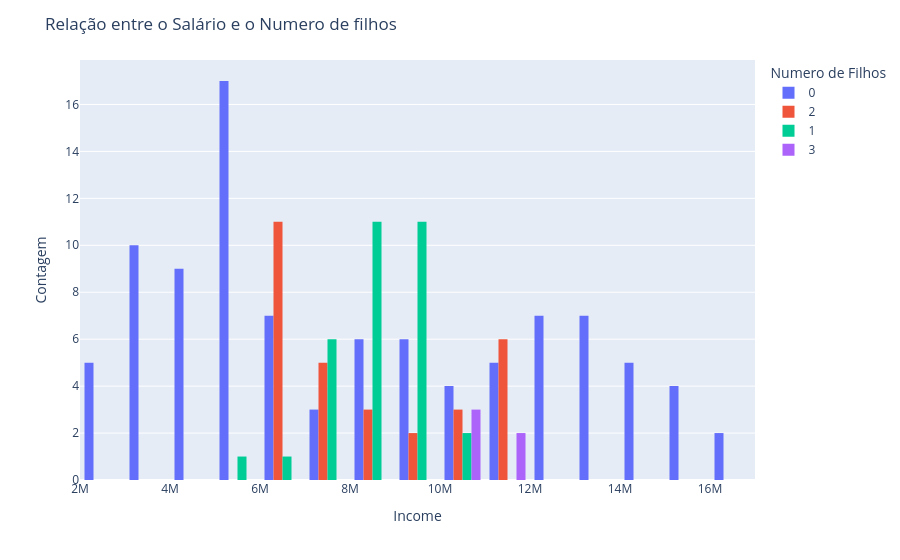

Source (notebook cell):
### Markdown cell above
**Qual a relação do numero de filhos com a renda?**

### Code cell
# Relação renda e numero de filhos

fig = px.histogram(df, x='Income', color='Number of Children', barmode='group')

fig.update_layout(title='Relação entre o Salário e o Numero de filhos',
                  xaxis_title='Income',
                  yaxis_title='Contagem',
                  legend_title='Numero de Filhos')

fig.show()

### Figure 1 — Plotly figure (JSON) as saved in the notebook; plotly's stock layout.template omitted (floating-point values rounded to 4 significant figures)
{"data": [{"alignmentgroup": "True", "bingroup": "x", "hovertemplate": "Number of Children=0<br>Income=%{x}<br>count=%{y}<extra></extra>", "legendgroup": "0", "marker": {"color": "#636efa", "pattern": {"shape": ""}}, "name": "0", "offsetgroup": "0", "orientation": "v", "showlegend": true, "type": "histogram", "x": [5000000.0, 12500000.0, 15000000.0, 4000000.0, 6000000.0, 10500000.0, 13500000.0, 3500000.0, 5500000.0, 9500000.0, 12500000.0, 3000000.0, 5000000.0, 8000000.0, 11500000.0, 2500000.0, 4500000.0, 7500000.0, 5500000.0, 13000000.0, 15500000.0, 4500000.0, 6500000.0, 11000000.0, 14000000.0, 3750000.0, 5750000.0, 10000000.0, 13000000.0, 3250000.0, 5250000.0, 9250000.0, 12250000.0, 2750000.0, 4750000.0, 8750000.0, 5750000.0, 6000000.0, 14250000.0, 16000000.0, 4750000.0, 6750000.0, 11500000.0, 14500000.0, 3750000.0, 5750000.0, 10500000.0, 13500000.0, 3250000.0, 5250000.0, 9250000.0, 12500000.0, 2750000.0, 4750000.0, 8750000.0, 5750000.0, 6250000.0, 14250000.0, 16250000.0, 5000000.0, 7000000.0, 12000000.0, 15000000.0, 3750000.0, 5750000.0, 11000000.0, 13750000.0, 3250000.0, 5250000.0, 9500000.0, 12750000.0, 2750000.0, 4750000.0, 8750000.0, 5750000.0, 6000000.0, 7500000.0, 9500000.0, 8500000.0, 5500000.0, 13000000.0, 15500000.0, 4500000.0, 6500000.0, 11000000.0, 14000000.0, 3750000.0, 5750000.0, 10000000.0, 13000000.0, 3250000.0, 5250000.0, 9250000.0, 12250000.0, 2750000.0, 4750000.0, 8750000.0], "xaxis": "x", "yaxis": "y"}, {"alignmentgroup": "True", "bingroup": "x", "hovertemplate": "Number of Children=2<br>Income=%{x}<br>count=%{y}<extra></extra>", "legendgroup": "2", "marker": {"color": "#EF553B", "pattern": {"shape": ""}}, "name": "2", "offsetgroup": "2", "orientation": "v", "showlegend": true, "type": "histogram", "x": [10000000.0, 8000000.0, 7000000.0, 6500000.0, 6000000.0, 10500000.0, 8500000.0, 7250000.0, 6750000.0, 6250000.0, 11250000.0, 11750000.0, 9000000.0, 7500000.0, 6750000.0, 6250000.0, 11250000.0, 11750000.0, 9500000.0, 7750000.0, 6750000.0, 6250000.0, 11250000.0, 11750000.0, 6800000.0, 10500000.0, 8500000.0, 7250000.0, 6750000.0, 6250000.0], "xaxis": "x", "yaxis": "y"}, {"alignmentgroup": "True", "bingroup": "x", "hovertemplate": "Number of Children=1<br>Income=%{x}<br>count=%{y}<extra></extra>", "legendgroup": "1", "marker": {"color": "#00cc96", "pattern": {"shape": ""}}, "name": "1", "offsetgroup": "1", "orientation": "v", "showlegend": true, "type": "histogram", "x": [7500000.0, 9000000.0, 8500000.0, 7000000.0, 6500000.0, 8000000.0, 9500000.0, 9000000.0, 8250000.0, 7750000.0, 8500000.0, 9000000.0, 9750000.0, 9500000.0, 8500000.0, 7750000.0, 8500000.0, 9000000.0, 10250000.0, 9750000.0, 8750000.0, 7750000.0, 8500000.0, 9000000.0, 8200000.0, 5500000.0, 10500000.0, 8000000.0, 9500000.0, 9000000.0, 8250000.0, 7750000.0], "xaxis": "x", "yaxis": "y"}, {"alignmentgroup": "True", "bingroup": "x", "hovertemplate": "Number of Children=3<br>Income=%{x}<br>count=%{y}<extra></extra>", "legendgroup": "3", "marker": {"color": "#ab63fa", "pattern": {"shape": ""}}, "name": "3", "offsetgroup": "3", "orientation": "v", "showlegend": true, "type": "histogram", "x": [10000000.0, 10500000.0, 11000000.0, 11500000.0, 10500000.0], "xaxis": "x", "yaxis": "y"}], "layout": {"barmode": "group", "legend": {"title": {"text": "Numero de Filhos"}, "tracegroupgap": 0}, "margin": {"t": 60}, "title": {"text": "Relação entre o Salário e o Numero de filhos"}, "xaxis": {"anchor": "y", "domain": [0, 1], "title": {"text": "Income"}}, "yaxis": {"anchor": "x", "domain": [0, 1], "title": {"text": "Contagem"}}}}
